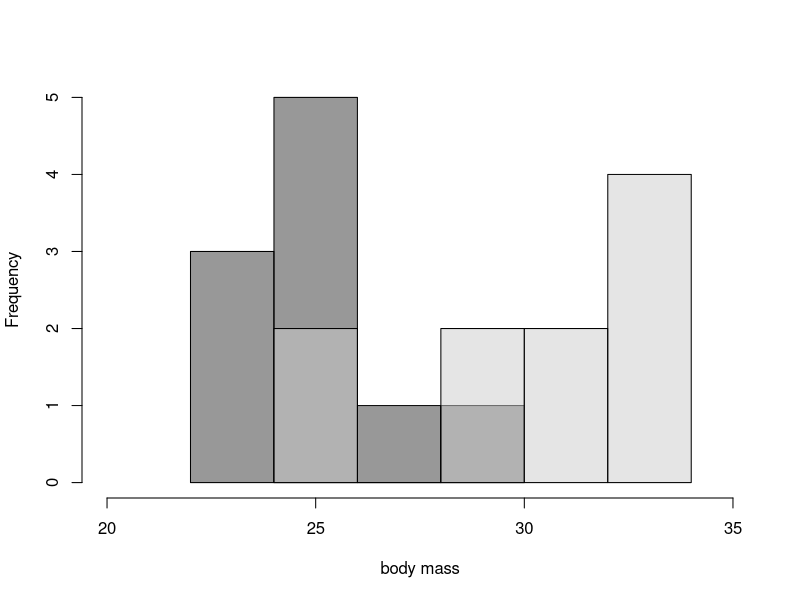

Generate this figure with R:
# Confronto tra gruppi
# Marco Plebani, 24 aprile

# c'è differenza significativa tra le specie 1 e 2?
# i nostri campioni:
gruppo1 <- c(24, 25, 26, 24.5, 23, 22, 28, 30, 24.2, 25.1)
gruppo2 <- c(30, 31, 29, 25, 26, 31.2, 32.1, 33, 32.1, 32.1)

# golden rule: always plot first!

par(mfrow=c(1, 1))

hist(gruppo1, 
     col=grey(level=0.2, alpha=0.5), 
     xlim=c(20, 35), xlab="body mass",
     main="")

hist(gruppo2, col=grey(level=0.8, alpha = 0.5), add=T)

# analisi quantitativa:
# test a due gruppi
t.test(gruppo1, gruppo2, var.equal=TRUE)

# test a un gruppo:
t.test(gruppo1, mu=20, alternative="greater")


#######
# dati appaiati
#######


prima <- gruppo1
dopo <- gruppo2

t.test(prima, dopo)
t.test(prima, dopo, paired=TRUE)



